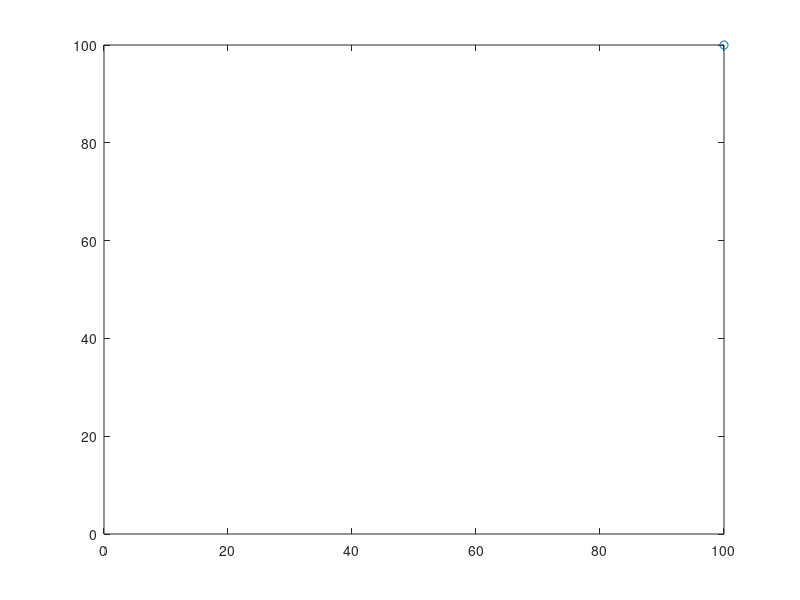

Here is the MATLAB script that generated this plot: (Note: this script raises an error after producing the figure.)
clear;
close all;

X=1:100;
Y=1:100;
N=length(X);

for i = 1:N
    figure(1);
    plot(X(i),Y(i),'o');
    xlim([0 100]);
    ylim([0 100]);
    hold off;
    F(i) = getframe(gcf);
    
end
% create the video writer with 1 fps
writerObj = VideoWriter('myVideo.avi');
writerObj.FrameRate = 10;
% set the seconds per image
% open the video writer
open(writerObj);
% write the frames to the video
for i=1:length(F)
    % convert the image to a frame
    frame = F(i) ;
    writeVideo(writerObj, frame);
end
% close the writer object
close(writerObj);